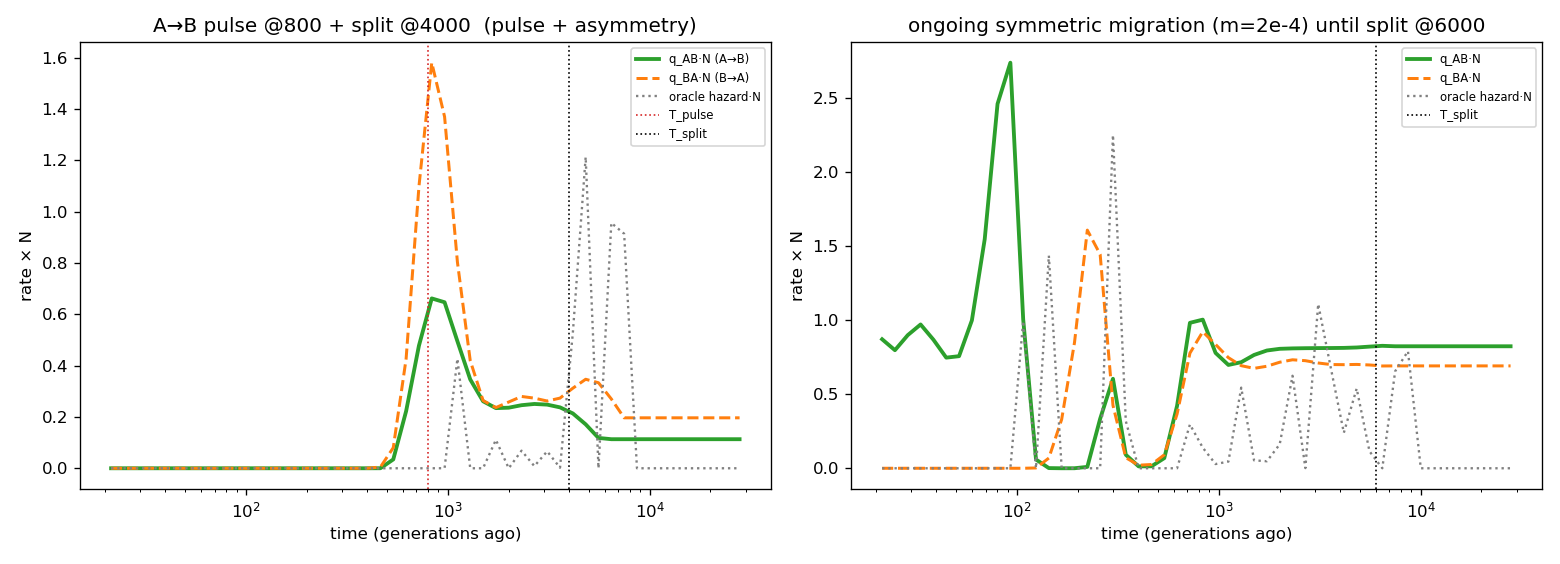

Write Python code to recreate this figure.
"""Rung 5: does the rate-through-time profile resolve demographic structure?

Three scenarios (true ARG), each fit with the full time-inhomogeneous directional EM:
  1. A->B gene-flow PULSE at T_pulse plus a deep split  -> tests a localised bump AND asymmetry
     (only A->B moved, so the bump should sit in q_AB, not q_BA).
  2. ONGOING symmetric migration until the split          -> tests an elevated/plateau rate at
     recent times (vs the clean-split baseline of ~0 below the split).
The symmetric oracle cross-coalescence hazard is overlaid for reference.
"""
import numpy as np
import msprime
import matplotlib
matplotlib.use("Agg")
import matplotlib.pyplot as plt

from tspaint.dating import log_time_grid, cell_centers, fit_rate_through_time

N = 1000


def _demog():
    d = msprime.Demography()
    d.add_population(name="A", initial_size=N)
    d.add_population(name="B", initial_size=N)
    d.add_population(name="ANC", initial_size=N)
    return d


def sim_pulse(seed=1, T_split=4000.0, T_pulse=800.0, f=0.5, L=5e5, n=8):
    d = _demog()
    d.add_mass_migration(time=T_pulse, source="A", dest="B", proportion=f)   # A->B only (asym)
    d.add_population_split(time=T_split, derived=["A", "B"], ancestral="ANC")
    return msprime.sim_ancestry(samples={"A": n, "B": n}, demography=d, sequence_length=L,
                                recombination_rate=1e-8, random_seed=seed, ploidy=1)


def sim_ongoing(seed=1, T_split=6000.0, m=2e-4, L=5e5, n=8):
    d = _demog()
    d.set_migration_rate(source="A", dest="B", rate=m)
    d.set_migration_rate(source="B", dest="A", rate=m)
    d.add_population_split(time=T_split, derived=["A", "B"], ancestral="ANC")
    return msprime.sim_ancestry(samples={"A": n, "B": n}, demography=d, sequence_length=L,
                                recombination_rate=1e-8, random_seed=seed, ploidy=1)


def oracle_hazard(ts, edges):
    pop = ts.tables.nodes.population
    A = [int(s) for s in ts.samples() if pop[s] == 0]
    B = [int(s) for s in ts.samples() if pop[s] == 1]
    pairs = [(a, b) for a in A for b in B]
    nt = ts.tables.nodes.time
    times, wts = [], []
    for tree in ts.trees():
        s = tree.span
        for a, b in pairs:
            times.append(nt[tree.mrca(a, b)])
            wts.append(s)
    times, wts = np.asarray(times), np.asarray(wts)
    total = len(pairs) * ts.sequence_length
    ev, _ = np.histogram(times, bins=edges, weights=wts)
    atrisk = total - np.concatenate([[0.0], np.cumsum(ev)[:-1]])
    with np.errstate(divide="ignore", invalid="ignore"):
        return np.where(atrisk > 0, ev / (atrisk * np.diff(edges)), np.nan)


def fit(ts, edges):
    pop = ts.tables.nodes.population
    labels = {int(s): (0 if pop[s] == 0 else 1) for s in ts.samples()}
    return fit_rate_through_time(ts, labels, edges, n_iter=10, n_knots=18)


edges = log_time_grid(20.0, 30000.0, 50)
c = cell_centers(edges)

print("scenario 1: A->B pulse @800 + split @4000 ...")
ts1 = sim_pulse()
r1 = fit(ts1, edges)
h1 = oracle_hazard(ts1, edges)
print("scenario 2: ongoing migration until split @6000 ...")
ts2 = sim_ongoing()
r2 = fit(ts2, edges)
h2 = oracle_hazard(ts2, edges)

fig, ax = plt.subplots(1, 2, figsize=(13, 4.7))
ax[0].plot(c, r1.q_AB * N, "-", lw=2.3, color="C2", label="q_AB·N (A→B)")
ax[0].plot(c, r1.q_BA * N, "--", lw=1.8, color="C1", label="q_BA·N (B→A)")
ax[0].plot(c, np.nan_to_num(h1) * N, ":", lw=1.4, color="0.5", label="oracle hazard·N")
ax[0].axvline(800, color="C3", ls=":", lw=1, label="T_pulse")
ax[0].axvline(4000, color="k", ls=":", lw=1, label="T_split")
ax[0].set_title("A→B pulse @800 + split @4000  (pulse + asymmetry)")

ax[1].plot(c, r2.q_AB * N, "-", lw=2.3, color="C2", label="q_AB·N")
ax[1].plot(c, r2.q_BA * N, "--", lw=1.8, color="C1", label="q_BA·N")
ax[1].plot(c, np.nan_to_num(h2) * N, ":", lw=1.4, color="0.5", label="oracle hazard·N")
ax[1].axvline(6000, color="k", ls=":", lw=1, label="T_split")
ax[1].set_title("ongoing symmetric migration (m=2e-4) until split @6000")

for a in ax:
    a.set_xscale("log")
    a.set_xlabel("time (generations ago)")
    a.set_ylabel("rate × N")
    a.legend(fontsize=7)
fig.tight_layout()
fig.savefig("explore/rung5_scenarios.png", dpi=120)


def near(t, c, r, lo=0.6, hi=1.6):
    msk = (c > lo * t) & (c < hi * t)
    return float(np.nanmean(np.nan_to_num(r)[msk]))


print("\n--- pulse + asymmetry ---")
print(f"q_AB near T_pulse(800)·N = {near(800, c, r1.q_AB)*N:.3f}   "
      f"q_BA near T_pulse·N = {near(800, c, r1.q_BA)*N:.3f}   "
      f"(A->B pulse => expect q_AB > q_BA here)")
print(f"q_AB peak at {c[np.nanargmax(np.nan_to_num(r1.q_AB))]:.0f} gen")
print("\n--- ongoing migration ---")
print(f"recent (t<1500) mean rate·N: pulse-scn={near(700,c,r1.q_AB)*N:.3f}  "
      f"ongoing-scn q_AB·N={float(np.nanmean(np.nan_to_num(r2.q_AB)[c<1500]))*N:.3f}  "
      f"(ongoing should be elevated at recent times)")
print("wrote explore/rung5_scenarios.png")
